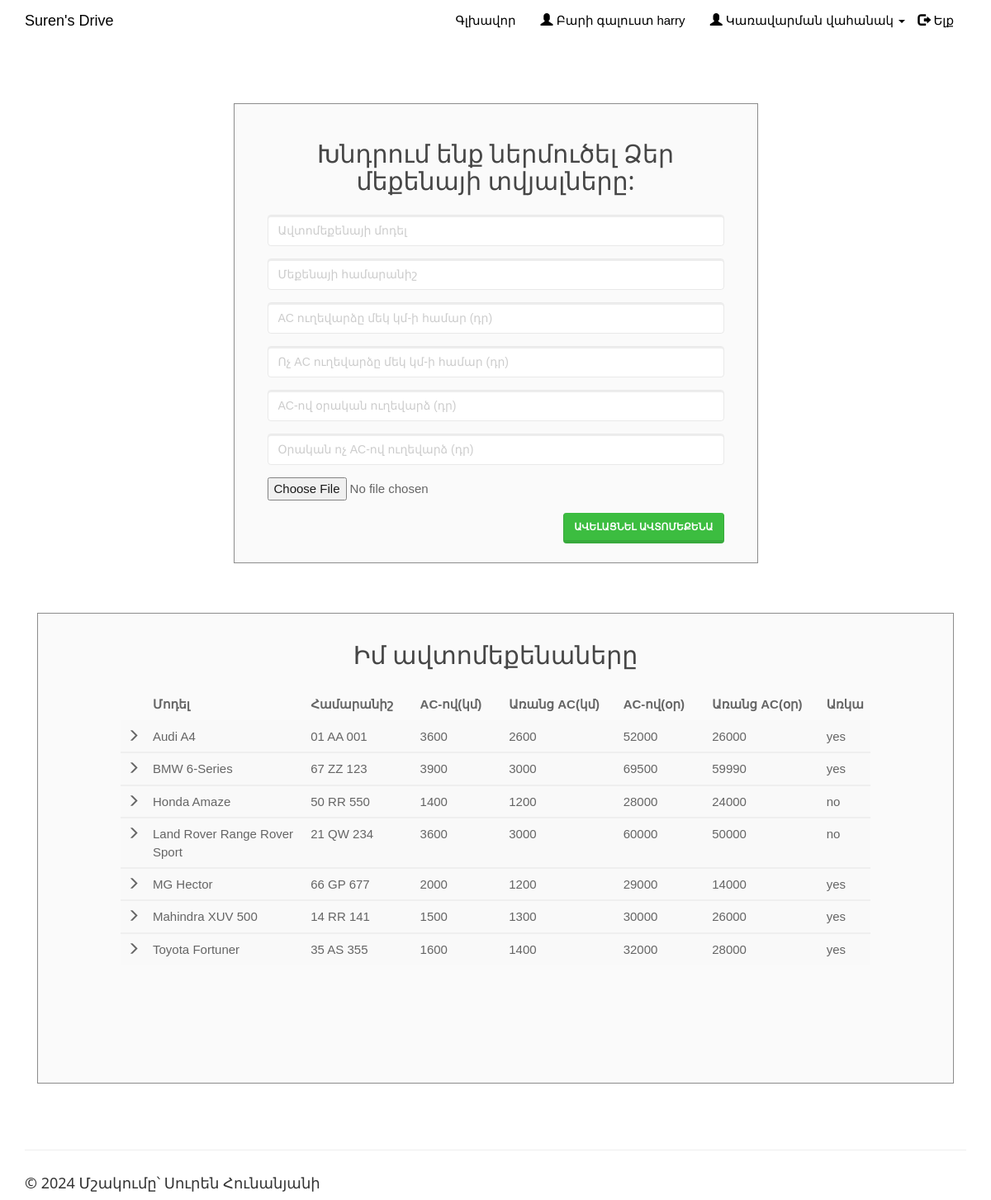
The page /entercar.php (signed in) on the database its author committed.
### tables this page shows
CREATE TABLE `cars` (
  `car_id` int(20) NOT NULL,
  `car_name` varchar(50) NOT NULL,
  `car_nameplate` varchar(50) NOT NULL,
  `car_img` varchar(50) DEFAULT 'NA',
  `ac_price` float NOT NULL,
  `non_ac_price` float NOT NULL,
  `ac_price_per_day` float NOT NULL,
  `non_ac_price_per_day` float NOT NULL,
  `car_availability` varchar(10) NOT NULL
);

### entercar.php (the view, shortened to what this page needs)
<!DOCTYPE html>
<html>
<?php
include('session_client.php'); ?>
<head>
    <link rel="stylesheet" href="assets/bootstrap/css/bootstrap.min.css">
    <link rel="stylesheet" href="assets/fonts/font-awesome.min.css">
    <link rel="stylesheet" type="text/css" href="assets/css/customerlogin.css">
    <link rel="stylesheet" href="assets/w3css/w3.css">
    <link rel="stylesheet" type="text/css" media="screen" href="assets/css/clientpage.css" />
</head>
<body>
    <nav class="navbar navbar-custom navbar-fixed-top" role="navigation" style="color: black">
        <div class="container">
            <div class="navbar-header">
                <a class="navbar-brand page-scroll" href="index.php">
                   Suren's Drive </a>
            </div>
            <?php
                if(isset($_SESSION['login_client'])){
            ?>
            <div class="collapse navbar-collapse navbar-right navbar-main-collapse">
                <ul class="nav navbar-nav">
                    <li>
                        <a href="index.php">Գլխավոր</a>
                    </li>
                    <li>
                        <a href="#"><span class="glyphicon glyphicon-user"></span> Բարի գալուստ <?php echo $_SESSION['login_client']; ?></a>
                    </li>
                    <li>
                    <ul class="nav navbar-nav navbar-right">
            <li><a href="#" class="dropdown-toggle active" data-toggle="dropdown" role="button" aria-haspopup="true" aria-expanded="false"><span class="glyphicon glyphicon-user"></span> Կառավարման վահանակ <span class="caret"></span> </a>
            </li>
          </ul>
                    </li>
                    <li>
                        <a href="logout.php"><span class="glyphicon glyphicon-log-out"></span> Ելք</a>
                    </li>
                </ul>
            </div>
            <?php
                }
                ?>
        </div>
    </nav>
    <div class="container" style="margin-top: 65px;" >
    <div class="col-md-7" style="float: none; margin: 0 auto;">
      <div class="form-area">
        <form role="form" action="entercar1.php" enctype="multipart/form-data" method="POST">
        <br style="clear: both">
          <h3 style="margin-bottom: 25px; text-align: center; font-size: 30px;"> Խնդրում ենք ներմուծել Ձեր մեքենայի տվյալները: </h3>
          <div class="form-group">
            <input type="text" class="form-control" id="car_name" name="car_name" placeholder="Ավտոմեքենայի մոդել " required autofocus="">
          </div>
          <div class="form-group">
            <input type="text" class="form-control" id="car_nameplate" name="car_nameplate" placeholder="Մեքենայի համարանիշ" required>
          </div>
          <div class="form-group">
            <input type="text" class="form-control" id="ac_price" name="ac_price" placeholder="AC ուղեվարձը մեկ կմ-ի համար (դր)" required>
          </div>
          <div class="form-group">
            <input type="text" class="form-control" id="non_ac_price" name="non_ac_price" placeholder="Ոչ AC ուղեվարձը մեկ կմ-ի համար (դր)" required>
          </div>
          <div class="form-group">
            <input type="text" class="form-control" id="ac_price_per_day" name="ac_price_per_day" placeholder="AC-ով օրական ուղեվարձ (դր)" required>
          </div>
          <div class="form-group">
            <input type="text" class="form-control" id="non_ac_price_per_day" name="non_ac_price_per_day" placeholder="Օրական ոչ AC-ով ուղեվարձ (դր)" required>
          </div>
          <div class="form-group">
            <input name="uploadedimage" type="file">
          </div>
           <button type="submit" id="submit" name="submit" class="btn btn-success pull-right">Ավելացնել ավտոմեքենա</button>
        </form>
      </div>
    </div>
        <div class="col-md-12" style="float: none; margin: 0 auto;">
    <div class="form-area" style="padding: 0px 100px 100px 100px;">
        <form action="" method="POST">
        <br style="clear: both">
          <h3 style="margin-bottom: 25px; text-align: center; font-size: 30px;"> Իմ ավտոմեքենաները </h3>
<?php
$user_check=$_SESSION['login_client'];
$sql = "SELECT * FROM cars WHERE car_id IN (SELECT car_id FROM clientcars WHERE client_username='$user_check');";
$result = mysqli_query($conn, $sql);
if (mysqli_num_rows($result) > 0) {
  ?>
<div style="overflow-x:auto;">
  <table class="table table-striped">
    <thead class="thead-dark">
      <tr>
        <th></th>
        <th width="24%"> Մոդել</th>
        <th width="15%"> Համարանիշ </th>
        <th width="13%"> AC-ով(կմ) </th>
        <th width="17%"> Առանց AC(կմ)</th>
        <th width="13%"> AC-ով(օր)</th>
        <th width="17%"> Առանց AC(օր)</th>
        <th width="1%"> Առկա </th>
      </tr>
    </thead>
    <?PHP
      while($row = mysqli_fetch_assoc($result)){
    ?>
  <tbody>
    <tr>
      <td> <span class="glyphicon glyphicon-menu-right"></span> </td>
      <td><?php echo $row["car_name"]; ?></td>
      <td><?php echo $row["car_nameplate"]; ?></td>
      <td><?php echo $row["ac_price"]; ?></td>
      <td><?php echo $row["non_ac_price"]; ?></td>
      <td><?php echo $row["ac_price_per_day"]; ?></td>
      <td><?php echo $row["non_ac_price_per_day"]; ?></td>
      <td><?php echo $row["car_availability"]; ?></td>
    </tr>
  </tbody>
  <?php } ?>
  </table>
  </div>
    <br>
  <?php } else { ?>
  <h4><center>Դեռ ավտոմեքենաներ չկան</center> </h4>
  <?php } ?>
        </form>
</div>
        </div>
    </div>
</body>
<footer class="site-footer">
        <div class="container">
            <hr>
            <div class="row">
                <div class="col-sm-6">
                    <h5>&#169; <?php echo date("Y"); ?> Մշակումը՝ Սուրեն Հունանյանի  </h5>
                </div>
            </div>
        </div>
    </footer>
</html>

### assets/css/customerlogin.css (style rules this page uses)
body, html { height: 100%; }
body { padding-top: 50px; background-size: 100%; }
footer { display: block; }

### assets/w3css/w3.css (style rules this page uses)
*,*:before,*:after { box-sizing:inherit }
html { -ms-text-size-adjust:100%;-webkit-text-size-adjust:100% }
body { margin:0 }
article,aside,details,figcaption,figure,footer,header,main,menu,nav,section,summary { display:block }
a { background-color:transparent;-webkit-text-decoration-skip:objects }
hr { box-sizing:content-box;height:0;overflow:visible }
button,input,select,textarea { font:inherit;margin:0 }
button,input { overflow:visible }
button,select { text-transform:none }
button,html [type=button],[type=reset],[type=submit] { -webkit-appearance:button }
html,body { font-family:Verdana,sans-serif;font-size:15px;line-height:1.5 }
html { overflow-x:hidden }
h3 { font-size:24px }
h5 { font-size:18px }
h1,h2,h3,h4,h5,h6 { font-family:"Segoe UI",Arial,sans-serif;font-weight:400;margin:10px 0 }
hr { border:0;border-top:1px solid #eee;margin:20px 0 }
a { color:inherit }

### assets/css/clientpage.css (style rules this page uses)
.form-area { background-color: #FAFAFA; padding: 10px 40px 60px; margin: 10px 0px 60px; border: 1px solid GREY; opacity: 0.9; }

### rows shown on the page
cars: car_name "Audi A4", car_nameplate "01 AA 001", ac_price "3600", non_ac_price "2600", ac_price_per_day "52000", non_ac_price_per_day "26000", car_availability "yes"
cars: car_name "BMW 6-Series", car_nameplate "67 ZZ 123", ac_price "3900", non_ac_price "3000", ac_price_per_day "69500", non_ac_price_per_day "59990", car_availability "yes"
cars: car_name "Honda Amaze", car_nameplate "50 RR 550", ac_price "1400", non_ac_price "1200", ac_price_per_day "28000", non_ac_price_per_day "24000", car_availability "no"
cars: car_name "Land Rover Range Rover Sport", car_nameplate "21 QW 234", ac_price "3600", non_ac_price "3000", ac_price_per_day "60000", non_ac_price_per_day "50000", car_availability "no"
cars: car_name "MG Hector", car_nameplate "66 GP 677", ac_price "2000", non_ac_price "1200", ac_price_per_day "29000", non_ac_price_per_day "14000", car_availability "yes"
cars: car_name "Mahindra XUV 500", car_nameplate "14 RR 141", ac_price "1500", non_ac_price "1300", ac_price_per_day "30000", non_ac_price_per_day "26000", car_availability "yes"
cars: car_name "Toyota Fortuner", car_nameplate "35 AS 355", ac_price "1600", non_ac_price "1400", ac_price_per_day "32000", non_ac_price_per_day "28000", car_availability "yes"

### other values the page prints
$_SESSION['login_client'] "harry"
